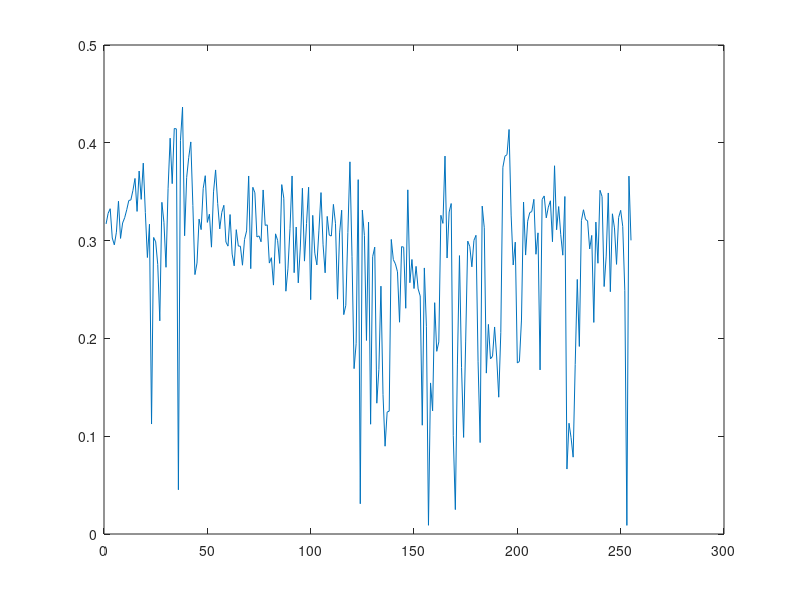

Here is the MATLAB script that generated this plot:
clear all
close all

% Load file
load('ElectionsData.mat');

% Compute turnout percent for each voting center
% Variant 1
a = sum(values);
for i=1:255
    turnout(i) = (values(i,3)+values(i,4)+values(i,5)+values(i,6)) / (values(i,1) + values(i,2)) ;
end

% Variant 2
nrvotes    = sum( values(:,3:6) ,2);
nrelectors = sum( values(:,1:2) ,2);
turnout2   = nrvotes ./ nrelectors;   % ./ means divide element-by-element 

% Compute mean turnout
mean_turnout = mean(turnout);
var_turnout  = var(turnout, 1);

% Compute mean turnout - in a different way
mean_turnout_method2 = sum(nrvotes) / sum(nrelectors)

plot(turnout2)
